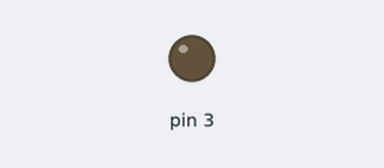
Simulated run of this sketch. Board: Arduino Uno, built with avr-gcc and run on an emulated ATmega328P. On the bench: output pins drawn as LEDs (lit = HIGH).

Above: at 0.15 s.
At 39.84 s:
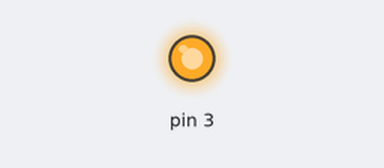
Timing chart, 0 to 40.0 s (numbered marks = the images above):
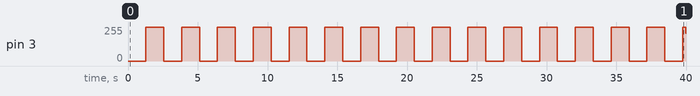

The sketch:

FM625_Lab08.ino
```cpp
void setup() {
  pinMode(3, OUTPUT);
}

void loop() {
  for (int i = 0 ; i < 256; i++) {// 第 1 個迴圈
    analogWrite(3,i);
    delay(5);
  }

  for (int i = 256 ; i > 0; i--) {// 第 2 個迴圈
    analogWrite(3,i-1);
    delay(5);
  }
}
```

Measured:
- by itself, pin 3: 0/255 → 255/255 at 1.3 s, → 0/255 1.3 s later, → 255/255 1.3 s later, → 0/255 1.3 s later, … (32 changes in this stretch)
